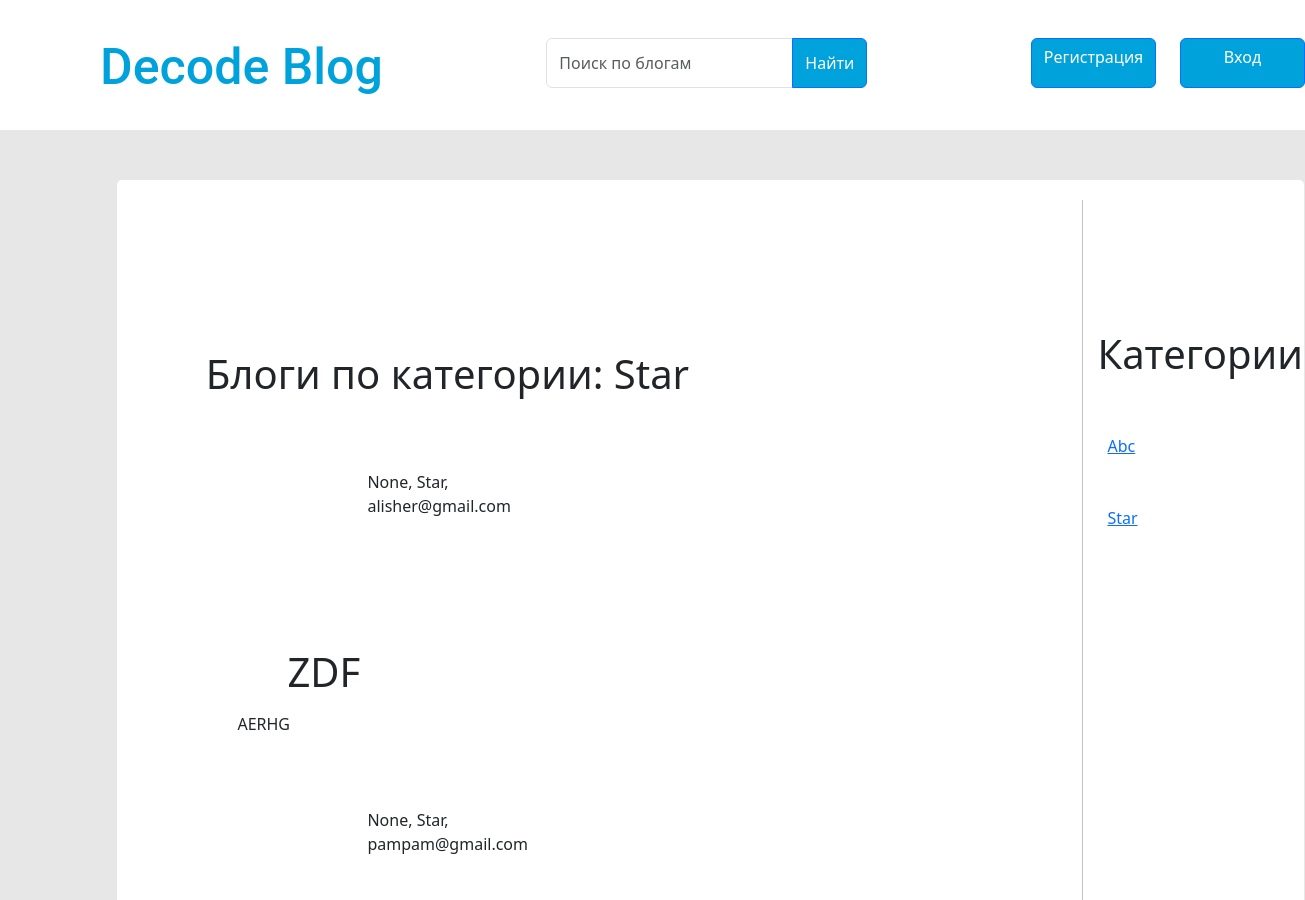
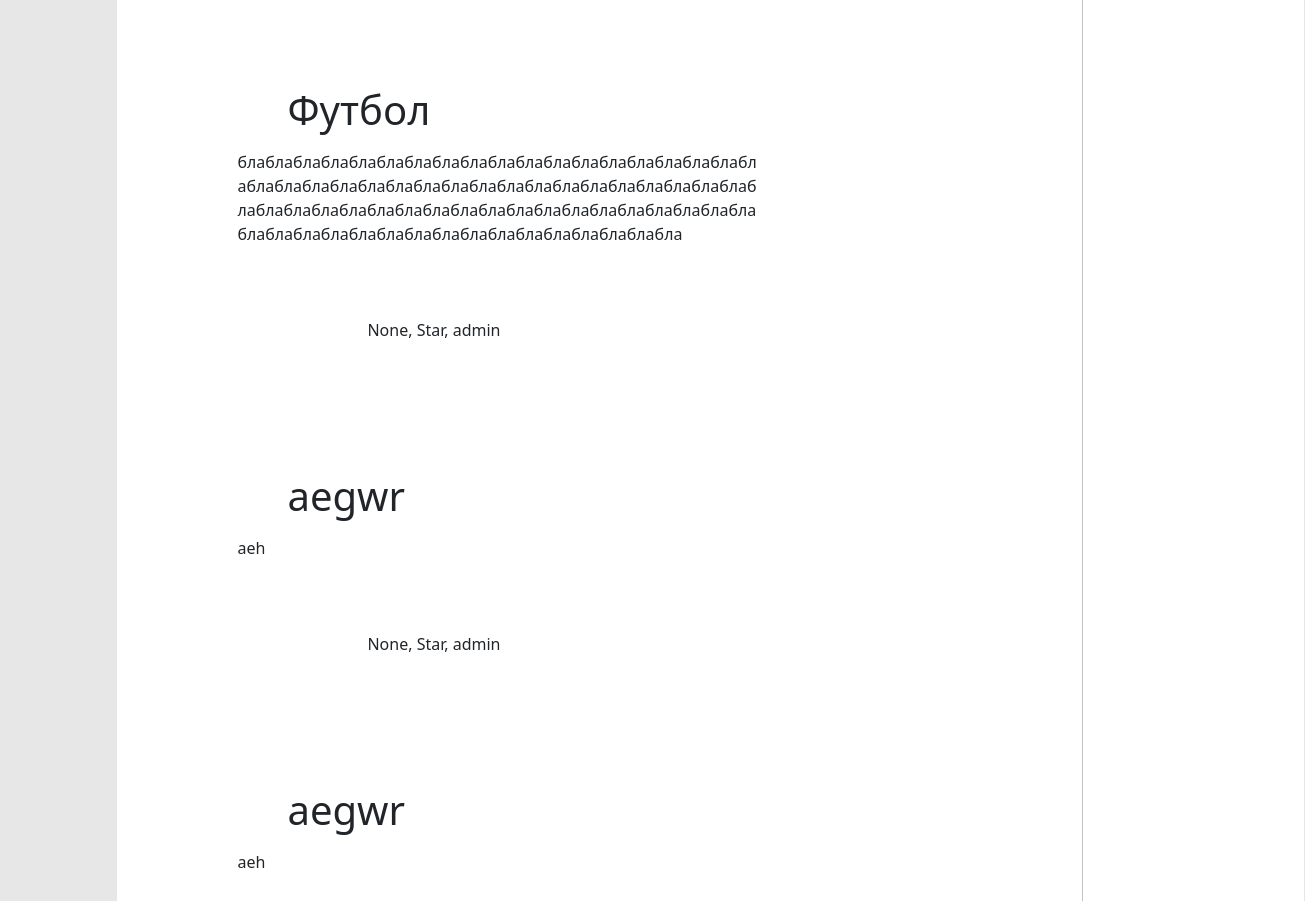
The page /creation/category_page/2/ on the database as committed earlier (2 pictures, top to bottom).
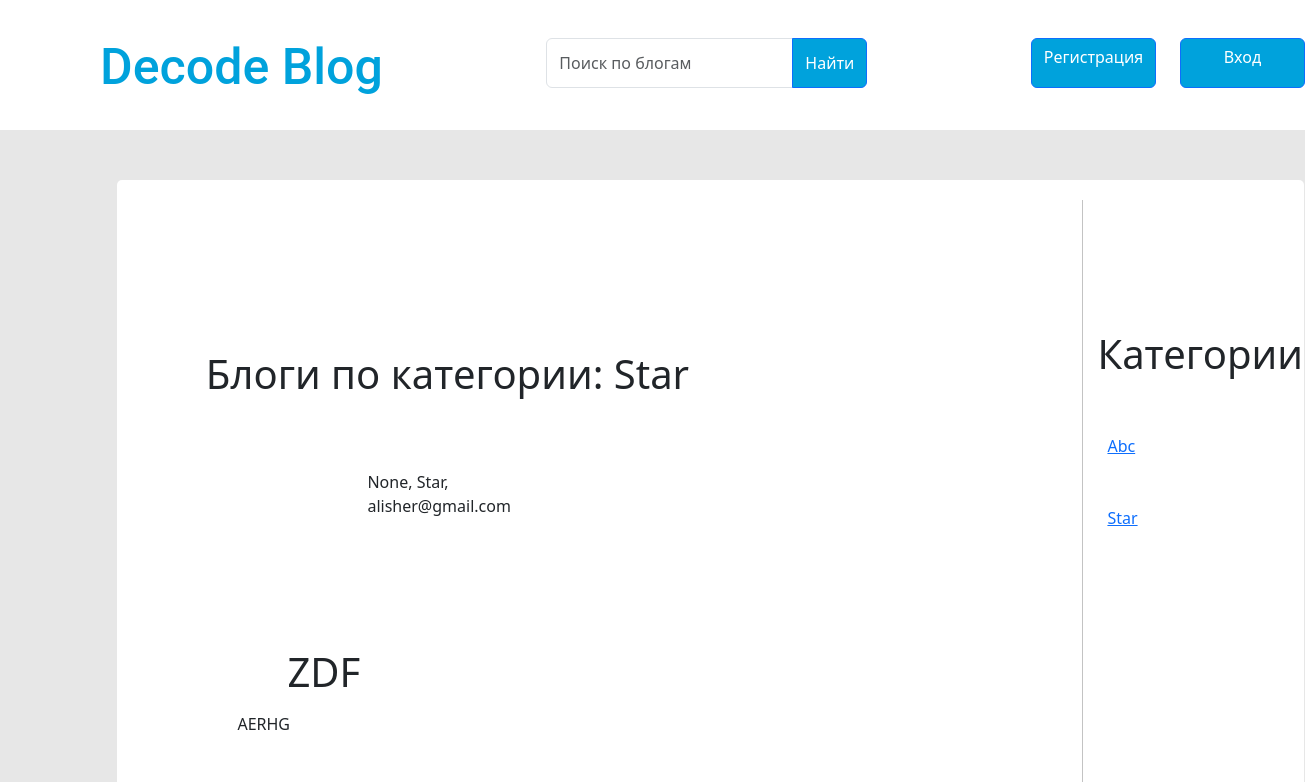
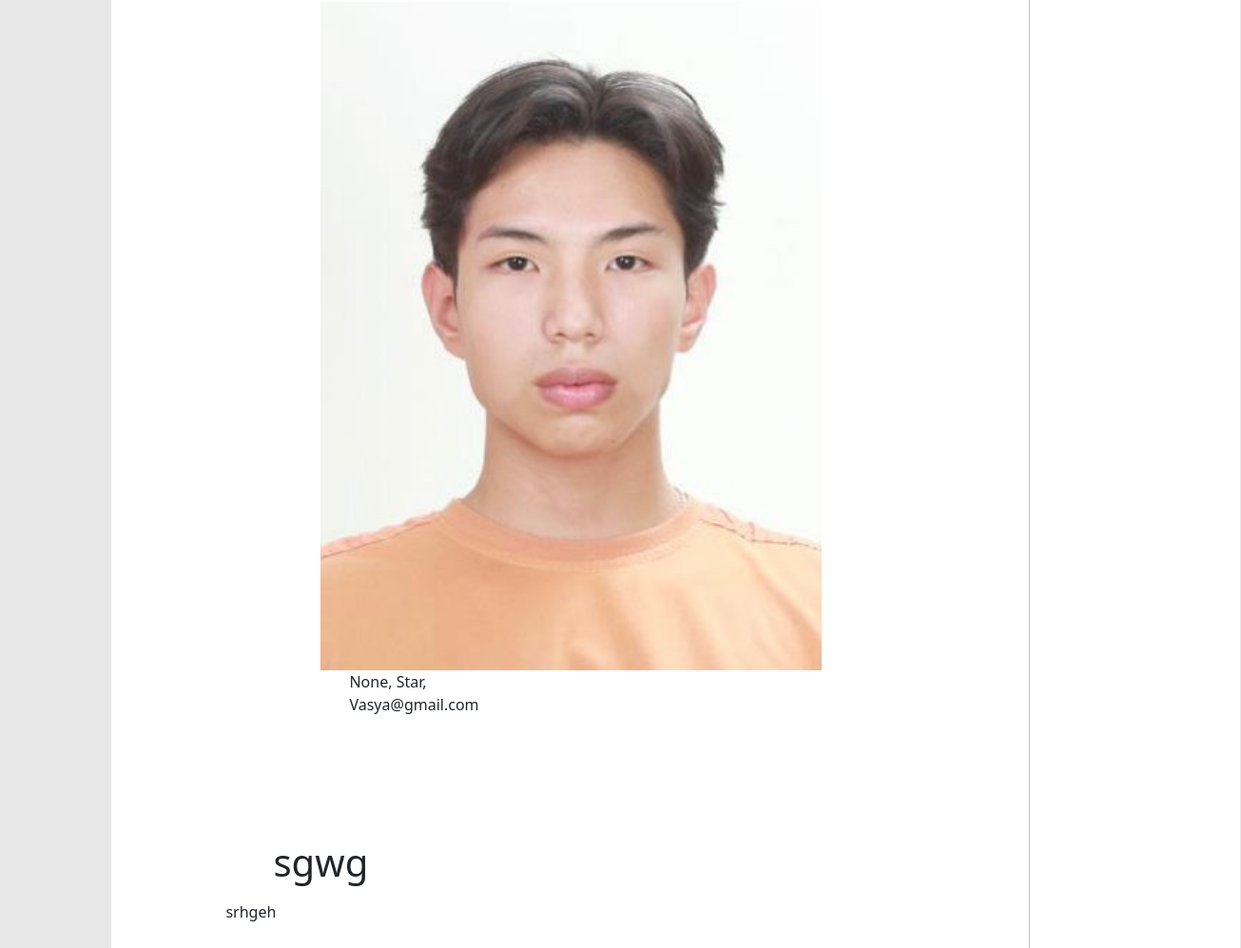
The same page on the database as committed later (2 pictures, top to bottom).
### creation/models.py (models this page shows, shortened)
class Category(models.Model):
    name = models.CharField(max_length=100, null = False)
    class Meta:
        verbose_name_plural = 'Categories'
    def __str__(self):
        return self.name

class Blog(models.Model):
    image = models.ImageField(blank=True, null=True, upload_to=uniq_name_upload)
    publish_date = models.DateTimeField(auto_now_add = True)
    title = models.CharField(max_length=255)
    description = models.TextField()
    author = models.ForeignKey(User, on_delete=models.CASCADE, blank=True, null=True)
    category = models.ForeignKey(Category, on_delete=models.PROTECT)

### authe/models.py (models this page shows)
class User(AbstractUser):
    groups = models.ManyToManyField(
        'auth.Group',
        related_name='users',
        blank=True,
        verbose_name='groups',
        help_text='The groups this user belongs to. A user will get all permissions granted to each of their groups.',
    )
    user_permissions = models.ManyToManyField(
        'auth.Permission',
        related_name='users',
        blank=True,
        verbose_name='user permissions',
        help_text='Specific permissions for this user.',
        error_messages={
            'add': 'The permission you are trying to add already exists for the user.',
            'remove': 'The permission you are trying to remove does not exist for the user.',
        },
    )

### creation/views.py (the view)
# urls.py: path('category_page/<int:category_id>/', views.CategoryView.as_view(),  name='category_page'),
class CategoryView(View):
    def get(self, request, category_id):
        category = Category.objects.all()
        selected_category = Category.objects.get(pk=category_id)
        blogs_in_category = Blog.objects.filter(category=selected_category)
        context = {
            'title': f'Категория: {selected_category.name}',
            'selected_category': selected_category,
            'blogs_in_category': blogs_in_category,
            'category': category
        }
        return render(request, 'creation/category_page.html', context=context)

### creation/templates/creation/category_page.html
{% extends 'creation/base.html' %}
{% load static %}
{% block link %}<link rel="stylesheet" href="{% static 'creation/category_page.css' %}"> {% endblock %}
{% block div %}
    <div class="right-btns">
        {% if request.user.is_authenticated %}
            <div >
                <a href="{% url 'authe:profile' %}" class="signup btn btn-primary" style="background-color: #00A2DC;">Профиль</a>
                <a href="{% url 'authe:signout' %}" class="signin btn btn-primary" style="background-color: #00A2DC;">Выйти</a>
            </div>
        {% else %}
            <div>
                <a href="{% url 'authe:signup' %}" class="signup btn btn-primary mb-1" style="background-color: #00A2DC;">Регистрация</a>
                <a href="{% url 'authe:login' %}" class="signin btn btn-primary mb-1" style="background-color: #00A2DC;">Вход</a>
            </div>
        {% endif %}
    </div>
{% endblock %}
{% block main %}
<section class="main index-main">
    <div class="main-content">
        <div class="content">
            <h1 class="in">Блоги по категории: {{ selected_category.name }}</h1>
            {% for blog in blogs_in_category %}
                <div class="creation--item mt-4 pt-4 ">
                    <div class="creation-img">
                        <img src="{{ blog.image.url }}" alt="">
                    </div>
                    <div class="blog-info">
                        <p class="publish_date">{{ blog.publish_date }}, {{ blog.category }}, {{ blog.author }}</p>
                        <h1>{{ blog.title }}</h1>
                        <p class="discription detail-desc mt-3">{{ blog.description }}</p>
                    </div>
                </div>
            {% endfor %}
        </div>
        <div class="main2-content">
        <div class="category">
            <h1>Категории</h1>
            {% for c in category %}
                <div class="category--item mt-4 pt-4">
                    <div class="category-info">
                        <a href="{% url 'creation:category_page' category_id=c.id %}">{{ c.name }}</a>
                    </div>
                </div>
            {% endfor %}
        </div>
    </div>
</section>
{% endblock %}

### creation/templates/creation/base.html (shortened to what this page needs)
{% load static %}
<!DOCTYPE html>
<html lang="en">
<head>
    <link href="https://cdn.jsdelivr.net/npm/bootstrap@5.3.2/dist/css/bootstrap.min.css" rel="stylesheet">
    {% block link %}{% endblock %}
</head>
    <header>
        <div class="logo">Decode Blog</div>
        <div class="search input-group mb-3">
            <input type="text" class="form-control" placeholder="Поиск по блогам" aria-label="Поиск по блогам" aria-describedby="button-addon2">
            <button class="btn btn-primary" type="button" id="button-addon2" style="background-color: #00A2DC;">Найти</button>
        </div>
        {% block div %}{% endblock %}
    </header>
<body>
    {% block main %}
    {% endblock %}
</body>
</html>

### creation/static/creation/category_page.css (style rules this page uses)
header { width: 100%; height: 130px; background: #FFF; display: flex; justify-content: space-between; }
.logo { color: #00A2DC; font-family: Roboto; font-size: 50px; font-style: normal; font-weight: 500; line-height: normal; margin-top: 38px; margin-left: 100px; }
.search { width: 321px; height: 50px; flex-shrink: 0; margin-top: 38px; }
.right-btns { display: flex; justify-content: space-between; }
.signup { width: 125px; height: 50px; flex-shrink: 0; margin-top: 38px; }
.signin { width: 125px; height: 50px; flex-shrink: 0; margin-top: 38px; margin-left: 20px; }
body { background-color: #E7E7E7; }
h1 { margin-top: 130px; }
.main { display: flex; min-height: calc(100vh - 130px); margin: 40px 10% 0 0px; padding: 0 9%; }
.main-content { background-color: #fff; display: flex; padding-top: 20px; padding-bottom: 40px; margin-top: 10px; width: 1500px; border-radius: 5px; }
.index-main .category { display: flex; flex-direction: column; box-sizing: border-box; width: 1%; height: 100%; margin-left: 300px; border-right: 0.5px solid #c3c3c3; }
.index-main .category h1 { margin-left: 20px; }
.index-main .blog-info h1 { margin-left: 150px; }
.index-main .category a { margin-left: 30px; }
.index-main .content { width: 60%; padding: 20px; }
.creation--item img { width: 85%; margin-left: 200px; }
.creation--item .blog-info { width: 60%; }
.discription { margin-left: 100px; width: 65vh; overflow-wrap: break-word; }
.publish_date { margin-left: 230px; margin-left: 45px; }
.publish_date { margin-left: 230px; }
.in { display: flex; justify-content: center; }

Rows that differ between the two databases and show on the page:
removed Blog: publish_date "None", category "Star", author "pampam@gmail.com", title "Футбол", description "блаблаблаблаблаблаблаблаблаблаблаблаблаблаблаблаблаблаблаблаблаблаблаблаблаблаблаблаблаблаблаблаблаблаблаблаблаблаблаблаблаблаблаблаблаблаблаблаблаблаблаблаблаблаблаблаблаблаблаблаблаблаблаблаблаблаблаблаблаблаблабла"
removed Blog: publish_date "None", category "Star", author "admin", title "aegwr", description "aeh"
removed Blog: publish_date "None", category "Star", author "admin", title "aegwr", description "aeh"
added Blog: image (picture), publish_date "None", category "Star", author "Vasya@gmail.com", title "sgwg", description "srhgeh"
